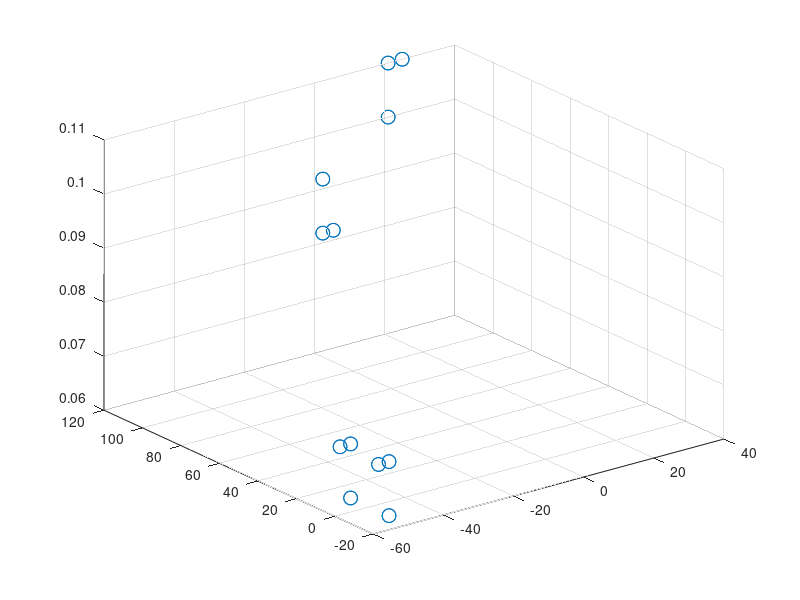

Reproduce this figure in MATLAB.
x = [-36 -36 -33 -36 -36 -33 21 21 25 21 21 25 -50 -50 -53 -50 -50 -53 -50 -50 -53 -50 -50 -53];
y = [50 50 50 50 50 50 120 120 120 120 120 120 10 10 10 10 10 10 -10 -10 -10 -10 -10 -10];
z = [0.1 0.11 0.1 0.1 0.11 0.1 0.1 0.11 0.11 0.1 0.11 0.11 0.07 0.06 0.07 0.07 0.06 0.07 0.07 0.06 0.07 0.07 0.06 0.07];
plot3(x,y,z,'Marker','o','MarkerSize',10,'linestyle','none');
grid on;